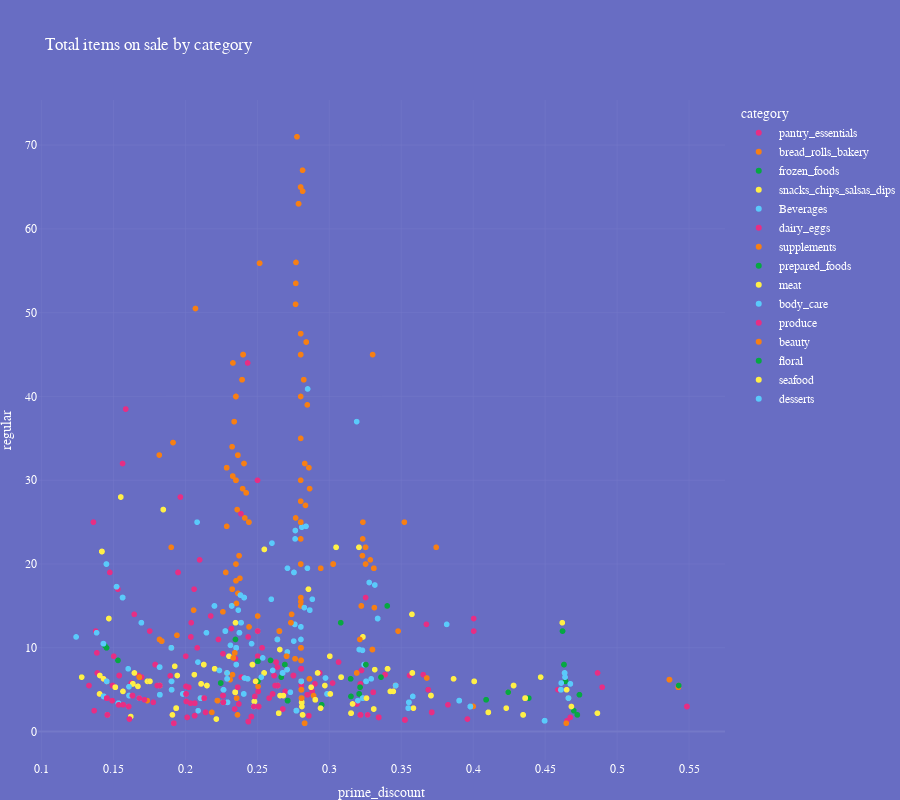

The code cell stored with this chart in its notebook:
### Code cell
fig = px.scatter(df, title = 'Total items on sale by category',width=900, height=800, x='prime_discount', y='regular', color='category',template="quartz")
#fig.add_trace(go.Bar(x=df.category.value_counts().sort_values(ascending=False),text=df.category.value_counts().sort_values(ascending=False)))
fig.show()

### Figure 1 — Plotly figure (JSON) as saved in the notebook; plotly's stock layout.template omitted (floating-point values rounded to 4 significant figures; data arrays with more than 128 entries replaced by an {"elided": "..."} marker saying what was removed)
{"data": [{"hovertemplate": "category=pantry_essentials<br>prime_discount=%{x}<br>regular=%{y}<extra></extra>", "legendgroup": "pantry_essentials", "marker": {"color": "#e72e84", "symbol": "circle"}, "mode": "markers", "name": "pantry_essentials", "showlegend": true, "type": "scattergl", "x": {"elided": "318 float values"}, "xaxis": "x", "y": {"elided": "318 float values"}, "yaxis": "y"}, {"hovertemplate": "category=bread_rolls_bakery<br>prime_discount=%{x}<br>regular=%{y}<extra></extra>", "legendgroup": "bread_rolls_bakery", "marker": {"color": "#f77f14", "symbol": "circle"}, "mode": "markers", "name": "bread_rolls_bakery", "showlegend": true, "type": "scattergl", "x": [0.5428, 0.5428, 0.5428, 0.5428, 0.5428, 0.5425, 0.5425, 0.5425, 0.5425, 0.5363, 0.5363, 0.5363, 0.5363, 0.5363, 0.5363, 0.5363, 0.4609, 0.4243, 0.4, 0.3678, 0.3577, 0.3079, 0.3003, 0.289, 0.2862, 0.2862, 0.2806, 0.2806, 0.2806, 0.2641, 0.2641, 0.2508, 0.2504, 0.2504, 0.2504, 0.25, 0.2432, 0.231, 0.2004, 0.1904, 0.1904, 0.1904, 0.1902, 0.1902, 0.1818, 0.1734, 0.1452, 0.1403], "xaxis": "x", "y": [5.49, 5.49, 5.49, 5.49, 5.49, 5.29, 5.29, 5.29, 5.29, 6.19, 6.19, 6.19, 6.19, 6.19, 6.19, 6.19, 4.99, 4.69, 3, 6.39, 6.99, 12.99, 8.99, 4.29, 6.29, 6.29, 4.99, 4.99, 4.99, 5.49, 5.49, 2.99, 5.99, 5.99, 5.99, 6, 6.29, 6.19, 4.49, 4.99, 4.99, 4.99, 9.99, 9.99, 33, 3.69, 5.99, 4.49], "yaxis": "y"}, {"hovertemplate": "category=frozen_foods<br>prime_discount=%{x}<br>regular=%{y}<extra></extra>", "legendgroup": "frozen_foods", "marker": {"color": "#06a843", "symbol": "circle"}, "mode": "markers", "name": "frozen_foods", "showlegend": true, "type": "scattergl", "x": [0.5428, 0.4738, 0.4724, 0.4699, 0.4641, 0.4641, 0.4631, 0.4631, 0.4621, 0.4468, 0.4468, 0.4468, 0.4386, 0.409, 0.409, 0.3553, 0.3402, 0.3359, 0.3315, 0.3255, 0.3255, 0.3255, 0.3255, 0.3233, 0.3233, 0.3233, 0.3233, 0.3233, 0.3233, 0.3216, 0.3207, 0.3207, 0.3207, 0.315, 0.3148, 0.3047, 0.3047, 0.2947, 0.2806, 0.2806, 0.2806, 0.2806, 0.271, 0.271, 0.271, 0.271, 0.2691, 0.2691, 0.2666, 0.2503, 0.2503, 0.2503, 0.2386, 0.2386, 0.2292, 0.2289, 0.2245, 0.2245, 0.2203, 0.2105, 0.2012, 0.1982, 0.1982, 0.1902, 0.1902, 0.1902, 0.1902, 0.1902, 0.1902, 0.1902, 0.1902, 0.1902, 0.1902, 0.1605, 0.1605, 0.1531, 0.1451, 0.1438, 0.1279, 0.1279, 0.1279], "xaxis": "x", "y": [5.49, 4.39, 1.99, 2.49, 5.99, 5.99, 7.99, 7.99, 11.99, 6.49, 6.49, 6.49, 3.99, 3.79, 3.79, 3.49, 14.99, 6.49, 7.39, 5.99, 5.99, 5.99, 5.99, 3.99, 3.99, 3.99, 3.99, 3.99, 3.99, 5.69, 4.49, 4.49, 4.49, 4.19, 6.29, 21.99, 21.99, 3.19, 4.99, 4.99, 4.99, 4.99, 3.69, 3.69, 3.69, 3.69, 7.99, 7.99, 6.49, 8.39, 8.39, 8.39, 12.99, 12.99, 3.49, 6.99, 5.79, 5.79, 7.49, 3.99, 1.69, 4.49, 4.49, 9.99, 9.99, 9.99, 9.99, 9.99, 9.99, 9.99, 9.99, 9.99, 9.99, 2.99, 2.99, 8.49, 9.99, 10.29, 6.49, 6.49, 6.49], "yaxis": "y"}, {"hovertemplate": "category=snacks_chips_salsas_dips<br>prime_discount=%{x}<br>regular=%{y}<extra></extra>", "legendgroup": "snacks_chips_salsas_dips", "marker": {"color": "#ffef47", "symbol": "circle"}, "mode": "markers", "name": "snacks_chips_salsas_dips", "showlegend": true, "type": "scattergl", "x": {"elided": "292 float values"}, "xaxis": "x", "y": {"elided": "292 float values"}, "yaxis": "y"}, {"hovertemplate": "category=Beverages<br>prime_discount=%{x}<br>regular=%{y}<extra></extra>", "legendgroup": "Beverages", "marker": {"color": "#5acafb", "symbol": "circle"}, "mode": "markers", "name": "Beverages", "showlegend": true, "type": "scattergl", "x": {"elided": "263 float values"}, "xaxis": "x", "y": {"elided": "263 float values"}, "yaxis": "y"}, {"hovertemplate": "category=dairy_eggs<br>prime_discount=%{x}<br>regular=%{y}<extra></extra>", "legendgroup": "dairy_eggs", "marker": {"color": "#e72e84", "symbol": "circle"}, "mode": "markers", "name": "dairy_eggs", "showlegend": true, "type": "scattergl", "x": {"elided": "211 float values"}, "xaxis": "x", "y": {"elided": "211 float values"}, "yaxis": "y"}, {"hovertemplate": "category=supplements<br>prime_discount=%{x}<br>regular=%{y}<extra></extra>", "legendgroup": "supplements", "marker": {"color": "#f77f14", "symbol": "circle"}, "mode": "markers", "name": "supplements", "showlegend": true, "type": "scattergl", "x": {"elided": "145 float values"}, "xaxis": "x", "y": {"elided": "145 float values"}, "yaxis": "y"}, {"hovertemplate": "category=prepared_foods<br>prime_discount=%{x}<br>regular=%{y}<extra></extra>", "legendgroup": "prepared_foods", "marker": {"color": "#06a843", "symbol": "circle"}, "mode": "markers", "name": "prepared_foods", "showlegend": true, "type": "scattergl", "x": [0.4243, 0.3687, 0.3687, 0.3214, 0.2591, 0.2504, 0.2348, 0.1753, 0.1753], "xaxis": "x", "y": [4.69, 4.99, 4.99, 5.29, 8.49, 5.99, 10.99, 5.99, 5.99], "yaxis": "y"}, {"hovertemplate": "category=meat<br>prime_discount=%{x}<br>regular=%{y}<extra></extra>", "legendgroup": "meat", "marker": {"color": "#ffef47", "symbol": "circle"}, "mode": "markers", "name": "meat", "showlegend": true, "type": "scattergl", "x": [0.4007, 0.3577, 0.3577, 0.3577, 0.3577, 0.3445, 0.3424, 0.3405, 0.3405, 0.3258, 0.3082, 0.3007, 0.3007, 0.3003, 0.2873, 0.2809, 0.2706, 0.2681, 0.2487, 0.2352, 0.2352, 0.2348, 0.2289, 0.2289, 0.2203, 0.2203, 0.213, 0.2128, 0.2128, 0.2128, 0.2062, 0.1926, 0.1645, 0.1512, 0.1512, 0.1512, 0.1279], "xaxis": "x", "y": [5.99, 6.99, 6.99, 6.99, 6.99, 4.79, 4.79, 7.49, 7.49, 3.99, 6.49, 4.49, 4.49, 8.99, 5.29, 2.99, 7.39, 4.29, 5.99, 9.99, 9.99, 12.99, 6.99, 6.99, 7.49, 7.49, 3.99, 7.99, 7.99, 7.99, 6.79, 7.79, 6.99, 5.29, 5.29, 5.29, 6.49], "yaxis": "y"}, {"hovertemplate": "category=body_care<br>prime_discount=%{x}<br>regular=%{y}<extra></extra>", "legendgroup": "body_care", "marker": {"color": "#5acafb", "symbol": "circle"}, "mode": "markers", "name": "body_care", "showlegend": true, "type": "scattergl", "x": [0.3815, 0.3336, 0.3336, 0.3336, 0.3336, 0.3316, 0.3291, 0.3277, 0.3255, 0.3255, 0.3255, 0.323, 0.3207, 0.3198, 0.319, 0.2973, 0.2882, 0.2864, 0.2864, 0.2849, 0.2848, 0.2838, 0.2826, 0.2809, 0.2805, 0.2805, 0.2803, 0.2802, 0.2802, 0.2764, 0.2762, 0.276, 0.276, 0.2754, 0.2754, 0.2753, 0.2729, 0.2709, 0.2708, 0.2708, 0.2706, 0.2703, 0.2703, 0.2675, 0.2675, 0.2675, 0.2675, 0.2675, 0.2606, 0.2537, 0.2527, 0.2508, 0.2459, 0.2432, 0.241, 0.2408, 0.2408, 0.2408, 0.2408, 0.2408, 0.2405, 0.2405, 0.2405, 0.2405, 0.2386, 0.2386, 0.2386, 0.2386, 0.2382, 0.2367, 0.2352, 0.2352, 0.2352, 0.2352, 0.2352, 0.2352, 0.2352, 0.2352, 0.2352, 0.2322, 0.2322, 0.2322, 0.2322, 0.2313, 0.2289, 0.2289, 0.2289, 0.2277, 0.2277, 0.2277, 0.2277, 0.2277, 0.2265, 0.2265, 0.2265, 0.2265, 0.2236, 0.2146, 0.2087, 0.1903, 0.1903, 0.1903, 0.1822, 0.1822, 0.1822, 0.1822, 0.1822, 0.1822, 0.1821, 0.1821, 0.1821, 0.1821, 0.1521, 0.1521], "xaxis": "x", "y": [12.79, 13.49, 13.49, 13.49, 13.49, 17.49, 6.29, 17.79, 5.99, 5.99, 5.99, 9.69, 9.79, 3.69, 36.99, 6.39, 15.79, 14.49, 14.49, 40.89, 19.49, 24.49, 14.79, 24.39, 5.99, 5.99, 10.99, 12.49, 12.49, 23.99, 22.99, 12.79, 12.79, 18.99, 18.99, 10.79, 4.69, 19.49, 9.49, 9.49, 7.39, 8.99, 8.99, 6.99, 6.99, 6.99, 6.99, 6.99, 7.29, 8.79, 6.49, 2.99, 10.49, 6.29, 6.39, 15.99, 15.99, 15.99, 15.99, 15.99, 4.49, 4.49, 4.49, 4.49, 12.99, 12.99, 12.99, 12.99, 16.29, 14.49, 9.99, 9.99, 9.99, 9.99, 9.99, 9.99, 9.99, 9.99, 9.99, 14.99, 14.99, 14.99, 14.99, 10.29, 6.29, 6.29, 6.99, 11.99, 11.99, 11.99, 11.99, 11.99, 4.99, 4.99, 4.99, 4.99, 7.29, 11.79, 8.29, 5.99, 5.99, 5.99, 4.39, 4.39, 4.39, 4.39, 4.39, 4.39, 7.69, 7.69, 7.69, 7.69, 17.29, 17.29], "yaxis": "y"}, {"hovertemplate": "category=produce<br>prime_discount=%{x}<br>regular=%{y}<extra></extra>", "legendgroup": "produce", "marker": {"color": "#e72e84", "symbol": "circle"}, "mode": "markers", "name": "produce", "showlegend": true, "type": "scattergl", "x": [0.3687, 0.3687, 0.3266, 0.2806, 0.2508, 0.2508, 0.2508, 0.2508, 0.2475, 0.213, 0.213], "xaxis": "x", "y": [4.99, 4.99, 1.99, 4.99, 2.99, 2.99, 2.99, 2.99, 2.99, 3.99, 3.99], "yaxis": "y"}, {"hovertemplate": "category=beauty<br>prime_discount=%{x}<br>regular=%{y}<extra></extra>", "legendgroup": "beauty", "marker": {"color": "#f77f14", "symbol": "circle"}, "mode": "markers", "name": "beauty", "showlegend": true, "type": "scattergl", "x": [0.3521, 0.3301, 0.3299, 0.3299, 0.3299, 0.3233, 0.3232, 0.319, 0.3027, 0.3027, 0.3027, 0.3027, 0.2863, 0.2806, 0.2806, 0.2803, 0.2803, 0.2803, 0.2803, 0.2803, 0.2803, 0.2803, 0.2803, 0.2803, 0.2803, 0.2802, 0.2801, 0.2801, 0.2801, 0.2801, 0.2801, 0.2801, 0.2801, 0.2767, 0.2762, 0.2762, 0.2733, 0.2733, 0.2703, 0.2703, 0.2703, 0.2502, 0.2343, 0.2343, 0.2343], "xaxis": "x", "y": [24.99, 44.99, 9.79, 9.79, 9.79, 24.99, 22.99, 6.99, 19.99, 19.99, 19.99, 19.99, 28.99, 4.99, 4.99, 8.49, 8.49, 8.49, 9.99, 9.99, 9.99, 9.99, 9.99, 9.99, 9.99, 15.99, 19.99, 19.99, 24.99, 24.99, 24.99, 24.99, 24.99, 53.49, 8.69, 8.69, 12.99, 12.99, 8.99, 8.99, 8.99, 13.79, 9.39, 9.39, 9.39], "yaxis": "y"}, {"hovertemplate": "category=floral<br>prime_discount=%{x}<br>regular=%{y}<extra></extra>", "legendgroup": "floral", "marker": {"color": "#06a843", "symbol": "circle"}, "mode": "markers", "name": "floral", "showlegend": true, "type": "scattergl", "x": [0.3254, 0.3079], "xaxis": "x", "y": [7.99, 12.99], "yaxis": "y"}, {"hovertemplate": "category=seafood<br>prime_discount=%{x}<br>regular=%{y}<extra></extra>", "legendgroup": "seafood", "marker": {"color": "#ffef47", "symbol": "circle"}, "mode": "markers", "name": "seafood", "showlegend": true, "type": "scattergl", "x": [0.3047, 0.3047, 0.2855, 0.1753, 0.1753], "xaxis": "x", "y": [21.99, 21.99, 16.99, 5.99, 5.99], "yaxis": "y"}, {"hovertemplate": "category=desserts<br>prime_discount=%{x}<br>regular=%{y}<extra></extra>", "legendgroup": "desserts", "marker": {"color": "#5acafb", "symbol": "circle"}, "mode": "markers", "name": "desserts", "showlegend": true, "type": "scattergl", "x": [0.1904, 0.1904, 0.1904, 0.1902, 0.1902], "xaxis": "x", "y": [4.99, 4.99, 4.99, 9.99, 9.99], "yaxis": "y"}], "layout": {"height": 800, "legend": {"title": {"text": "category"}, "tracegroupgap": 0}, "title": {"text": "Total items on sale by category"}, "width": 900, "xaxis": {"anchor": "y", "domain": [0, 1], "title": {"text": "prime_discount"}}, "yaxis": {"anchor": "x", "domain": [0, 1], "title": {"text": "regular"}}}}
